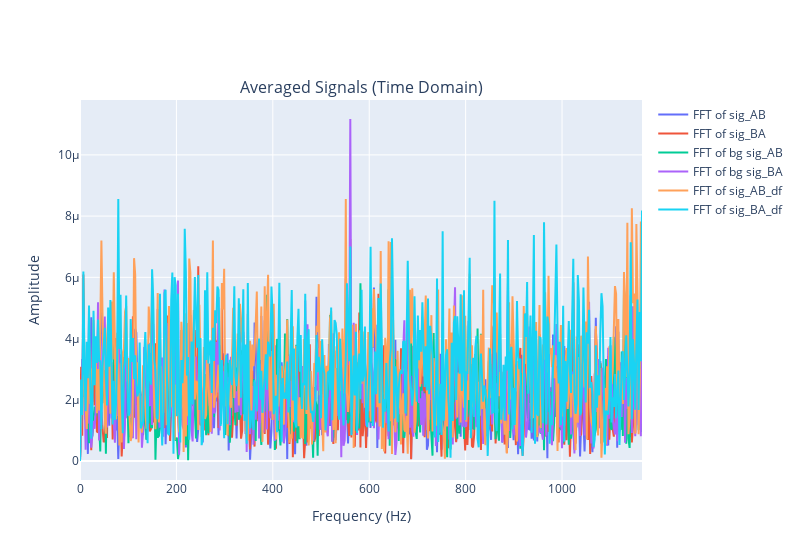

The notebook cell saved with this chart:
### Code cell
# --- Define a helper function for FFT calculation ---
def calculate_fft(signal_avg, tau_array):
    N = len(signal_avg)
    try:
        T = tau_array[1] - tau_array[0]  # Sample spacing
    except IndexError:
        print("Warning: tau_array might not have enough points to determine sample spacing. Assuming T=1.")
        T = 1.0  # Default to 1 if not enough points

    # Remove DC component (mean) before FFT
    yf = np.fft.fft(signal_avg - np.mean(signal_avg))
    xf = np.fft.fftfreq(N, T)[:N//2] * 1e9

    # Amplitude normalization
    amplitude = 2.0/N * np.abs(yf[0:N//2])
    return xf, amplitude

# Calculate FFT for both signals
xf_AB, amp_AB = calculate_fft(sig_AB, dataset["tau_AB"])
xf_BA, amp_BA = calculate_fft(sig_BA, dataset["tau_BA"])
xf_AB, amp_AB_bg = calculate_fft(sig_AB_bg, dataset["tau_AB"])
xf_BA, amp_BA_bg = calculate_fft(sig_BA_bg, dataset["tau_BA"])
xf_AB, amp_AB_df = calculate_fft(sig_AB-sig_AB_bg, dataset["tau_AB"])
xf_BA, amp_BA_df = calculate_fft(sig_BA-sig_BA_bg, dataset["tau_BA"])


# --- Plotting with Plotly ---
import plotly.graph_objects as go
from plotly.subplots import make_subplots
# Create subplots for time domain and frequency domain
fig = make_subplots(rows=1, cols=1,
                    subplot_titles=('Averaged Signals (Time Domain)', 'FFT of Averaged Signals (Frequency Domain)'))



# Add frequency domain plots
fig.add_trace(go.Scatter(x=xf_AB, y=amp_AB, mode='lines', name='FFT of sig_AB'),
              row=1, col=1)
fig.add_trace(go.Scatter(x=xf_BA, y=amp_BA, mode='lines', name='FFT of sig_BA'),
              row=1, col=1)
fig.add_trace(go.Scatter(x=xf_AB, y=amp_AB_bg, mode='lines', name='FFT of bg sig_AB'),
              row=1, col=1)
fig.add_trace(go.Scatter(x=xf_BA, y=amp_BA_bg, mode='lines', name='FFT of bg sig_BA'),
              row=1, col=1)
fig.add_trace(go.Scatter(x=xf_AB, y=amp_AB_df, mode='lines', name='FFT of sig_AB_df'),
              row=1, col=1)
fig.add_trace(go.Scatter(x=xf_BA, y=amp_BA_df, mode='lines', name='FFT of sig_BA_df'),
              row=1, col=1)


# Update layout for frequency domain plot
fig.update_xaxes(title_text='Frequency (Hz)', row=1, col=1) # Changed to MHz
fig.update_yaxes(title_text='Amplitude', row=1, col=1)

# Update overall layout
fig.update_layout(width=800, showlegend=True, hovermode="x unified")
fig.show()

### Figure 1 — Plotly figure (JSON) as saved in the notebook; plotly's stock layout.template omitted (floating-point values rounded to 4 significant figures; data arrays with more than 128 entries replaced by an {"elided": "..."} marker saying what was removed)
{"data": [{"mode": "lines", "name": "FFT of sig_AB", "type": "scatter", "x": {"elided": "500 float values"}, "xaxis": "x", "y": {"elided": "500 float values"}, "yaxis": "y"}, {"mode": "lines", "name": "FFT of sig_BA", "type": "scatter", "x": {"elided": "500 float values"}, "xaxis": "x", "y": {"elided": "500 float values"}, "yaxis": "y"}, {"mode": "lines", "name": "FFT of bg sig_AB", "type": "scatter", "x": {"elided": "500 float values"}, "xaxis": "x", "y": {"elided": "500 float values"}, "yaxis": "y"}, {"mode": "lines", "name": "FFT of bg sig_BA", "type": "scatter", "x": {"elided": "500 float values"}, "xaxis": "x", "y": {"elided": "500 float values"}, "yaxis": "y"}, {"mode": "lines", "name": "FFT of sig_AB_df", "type": "scatter", "x": {"elided": "500 float values"}, "xaxis": "x", "y": {"elided": "500 float values"}, "yaxis": "y"}, {"mode": "lines", "name": "FFT of sig_BA_df", "type": "scatter", "x": {"elided": "500 float values"}, "xaxis": "x", "y": {"elided": "500 float values"}, "yaxis": "y"}], "layout": {"annotations": [{"font": {"size": 16}, "showarrow": false, "text": "Averaged Signals (Time Domain)", "x": 0.5, "xanchor": "center", "xref": "paper", "y": 1, "yanchor": "bottom", "yref": "paper"}], "hovermode": "x unified", "showlegend": true, "width": 800, "xaxis": {"anchor": "y", "domain": [0, 1], "title": {"text": "Frequency (Hz)"}}, "yaxis": {"anchor": "x", "domain": [0, 1], "title": {"text": "Amplitude"}}}}
